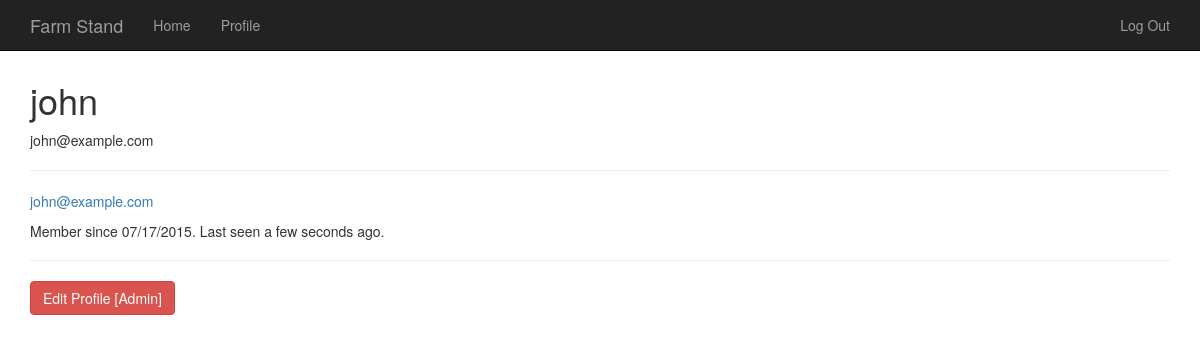
The app's page /user/john (signed in) with its own data.
### app/models.py (models this page shows, shortened)
class User(UserMixin, db.Model):
    __tablename__ = 'users'
    id = db.Column(db.Integer, primary_key=True)
    email = db.Column(db.String(64), unique=True, index=True)
    phone = db.Column(db.String(64), unique=True, index=True)
    username = db.Column(db.String(64), unique=True, index=True)
    name = db.Column(db.String(64), index=True)
    about_me = db.Column(db.Text())
    location = db.Column(db.String(64))
    member_since = db.Column(db.DateTime(), default=datetime.utcnow)
    last_seen = db.Column(db.DateTime(), default=datetime.utcnow)
    role_id = db.Column(db.Integer, db.ForeignKey('roles.id'))
    password_hash = db.Column(db.String(128))
    confirmed = db.Column(db.Boolean, default=False)
    products = db.relationship('Product', backref='farmer', lazy='dynamic')
    def ping(self):
        self.last_seen = datetime.utcnow()
        db.session.add(self)
    def can(self, permissions):
        return self.role is not None and \
            (self.role.permissions & permissions) == permissions
    def is_administrator(self):
        return self.can(Permission.ADMINISTER)
    @property
    def password(self):
        raise AttributeError('password is not a readable attribute')

### app/main/views.py (the view)
@main.route('/user/<username>')
def user(username):
    user = User.query.filter_by(username=username).first()
    if user is None:
        abort(404)
    return render_template('user.html', user=user)

### app/auth/views.py (called while the page is built)
@auth.before_app_request
def before_request():
    if current_user.is_authenticated():
        current_user.ping()
        if current_user.is_authenticated() and not current_user.confirmed and request.endpoint[:5] != 'auth.':
            return redirect(url_for('auth.unconfirmed'))

### app/main/__init__.py (called while the page is built)
@main.app_context_processor
def inject_permissions():
    return dict(Permission=Permission)

### app/models.py (called while the page is built)
@login_manager.user_loader
def load_user(user_id):
    return User.query.get(int(user_id))

### app/templates/user.html (shortened to what this page needs)
{% extends "base.html" %}
{% import "bootstrap/wtf.html" as wtf %}
{% block content %}
<div class="container">
  <div class="page-header">
    <h1>{{ user.username }}</h1><span>{{ user.email }}</span>
    <hr>
    {% if current_user.is_administrator() %}
    <p><a href="mailto:{{ user.email }}">{{ user.email }}</a></p> {% endif %}
    {% if user.about_me %}<p>{{ user.about_me }}</p>{% endif %} <p>
            Member since {{ moment(user.member_since).format('L') }}.
            Last seen {{ moment(user.last_seen).fromNow() }}.
    </p>
  </div>
  {% if current_user.is_administrator() %}
    <a class="btn btn-danger" href="{{ url_for('.edit_profile_admin', id=user.id) }}">
      Edit Profile [Admin]
    </a>
  {% endif %}
</div>
{% endblock %}

### records on screen
User: username "john", email "john@example.com", member_since "07/17/2015", last_seen "a few seconds ago"
